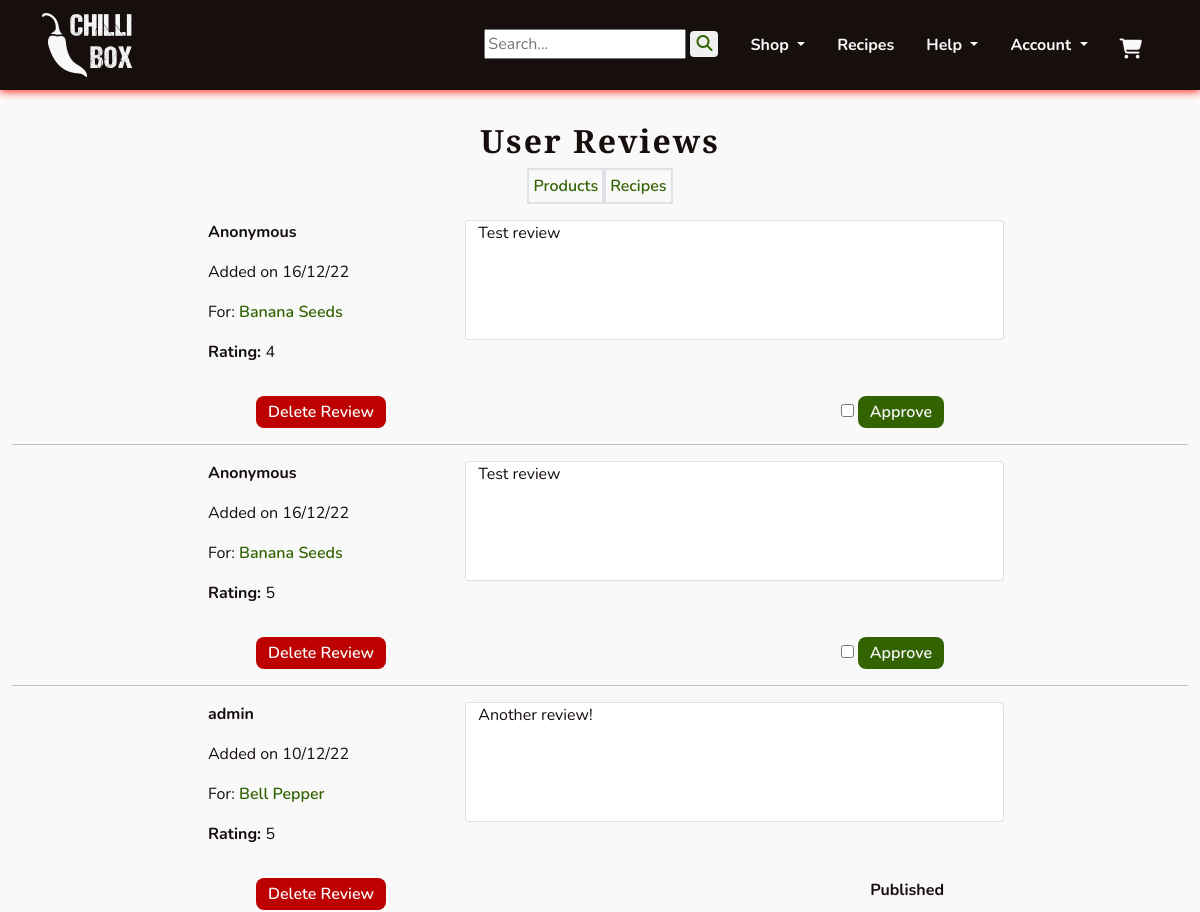
Page /management/user_reviews/ (signed in, upper part) on the earlier database version.
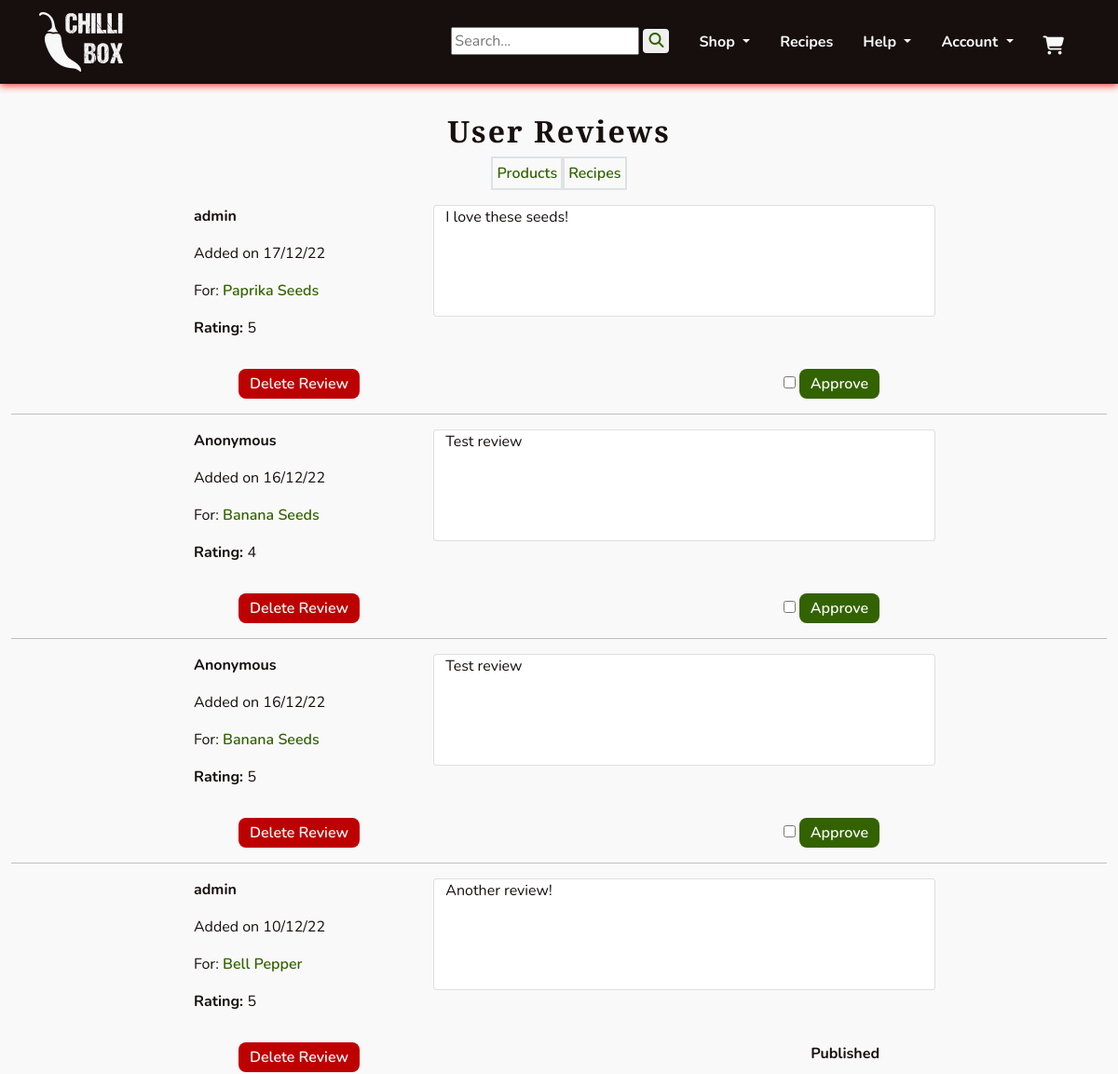
Same page on the later database version.
### profiles/models.py (models this page shows, shortened)
class Reviews(models.Model):
    reviewer = models.ForeignKey(UserProfile, on_delete=models.SET_NULL,
                                 null=True, blank=True)
    product = models.ForeignKey(Product, on_delete=models.CASCADE,
                                related_name='reviews')
    content = models.TextField()
    rating = models.PositiveIntegerField()
    added_on = models.DateTimeField(auto_now_add=True)
    last_edited = models.DateField(auto_now=True)
    approved = models.BooleanField(default=False)

class UserProfile(models.Model):
    user = models.OneToOneField(User, on_delete=models.CASCADE)
    first_name = models.CharField(max_length=40, null=True, blank=True)
    last_name = models.CharField(max_length=80, null=True, blank=True)
    display_name = models.CharField(max_length=40, null=True, blank=True)
    phone_number = models.CharField(max_length=20, null=True, blank=True)
    street_address1 = models.CharField(max_length=80, null=True, blank=True)
    street_address2 = models.CharField(max_length=80, null=True, blank=True)
    town_or_city = models.CharField(max_length=40, null=True, blank=True)
    county = models.CharField(max_length=80, null=True, blank=True)
    country = CountryField(blank_label='Country', null=True, blank=True)
    postcode = models.CharField(max_length=20, null=True, blank=True)
    class Meta:
        verbose_name_plural = "User Profiles"
    def __str__(self):
        return self.display_name

### products/models.py (models this page shows, shortened)
class Product(models.Model):
    category = models.ForeignKey(Category, on_delete=models.SET_NULL,
                                 null=True, blank=True, related_name='product')
    subcategory = models.CharField(max_length=8, choices=SUBCATEGORIES,
                                   blank=True)
    name = models.CharField(max_length=255)
    slug = models.SlugField()
    description = models.TextField(null=True, blank=True,
                                   help_text='Include a description for the \
                                   product\'s page.')
    excerpt = models.TextField(null=True, blank=True, help_text='Include a \
                               brief summary of the product.')
    ingredients = models.CharField(max_length=140, null=True, blank=True,
                                   help_text='For sauces, please include the \
                                   ingredients.')
    growth_time = models.CharField(max_length=140, null=True, blank=True,
                                   help_text='For seeds, please include the \
                                   growth time to maturity.')
    heat_level = models.CharField(max_length=140, null=True, blank=True,
                                  help_text='In scovilles or more generally \
                                  (eg \'hot\') where appropriate.')
    box_contents = models.ManyToManyField('self', blank=True, help_text='Add \
                                          products for seed and sauce boxes.')
    image = models.ImageField(upload_to='uploads/', null=True, blank=True)
    thumbnail = models.ImageField(upload_to='uploads/', null=True, blank=True,
                                  help_text='If not added, will be \
                                  auto-generated from image.')
    added_on = models.DateField(auto_now_add=True)
    class Meta:
        ordering = ('name',)
        get_latest_by = ('added_on',)
    def __str__(self):
        return self.name

### management/views.py (the view)
# urls.py: path('user_reviews/', views.ReviewDashboard.as_view(),
class ReviewDashboard(StaffRequiredMixin, View):
    def get(self, request):
        reviews = Reviews.objects.all().order_by('-added_on')
        template_name = 'management/user_reviews.html'
        context = {
            'reviews': reviews,
        }
        return render(request, template_name, context)

### management/mixins.py (called while the page is built)
    def test_func(self):
        return self.request.user.is_staff

### management/templates/management/user_reviews.html (shortened to what this page needs)
{% extends 'base.html' %}
{% block content %}
<section class="col">
    <div class="text-center">
        <h2 class="headings mb-2">User Reviews</h2>
        <div class="d-flex flex-row justify-content-center">
            <div class="border border-2 p-1">
                <a class="chilli-link" href="{% url 'management:dashboard' %}">Products</a>
            </div>
            <div class="border border-2 p-1">
                <a class="chilli-link" href="{% url 'management:recipes' %}">Recipes</a>
            </div>
        </div>
    </div>
    <div>
        {% for review in reviews %}
        <div class="col-sm-8 mx-auto my-3">
            <div class="row">
                <div class="col-sm-4">
                    <p><strong>
                        {% if review.reviewer is not None %}
                            {{ review.reviewer }}
                        {% else %}
                            Anonymous
                        {% endif %}
                    </strong></p>
                    <p>Added on {{ review.added_on|date:'d/m/y' }}</p>
                    <p>For: <a class="chilli-link" href="{% url 'products:product' review.product.slug %}">{{ review.product }}</a></p>
                </div>
                <div class="card col-sm-8">
                    {{ review.content }}
                </div>
                <div>
                    <p><strong>Rating: </strong>{{ review.rating }}</p>
                </div>
            </div>
            <div class="d-flex flex-row justify-content-between my-3 mx-sm-5">
                <a class="chilli-btn chilli-dngr" href="{% url 'management:remove_review' review.pk %}">Delete Review</a>
                {% if review.approved %}
                <span><strong>Published</strong></span>
                {% else %}
                <form action="{% url 'management:approve_review' review.pk %}" method="POST">
                    <input type="checkbox">
                    <button type="submit" class="chilli-btn chilli-go">Approve</button>
                </form>
                {% endif %}
            </div>
        </div>
        <hr>
        {% endfor %}
    </div>
</section>
{% endblock %}

Differences in the rows shown:
added Reviews: reviewer "admin", added_on "17/12/22", product "Paprika Seeds", content "I love these seeds!", rating "5"
